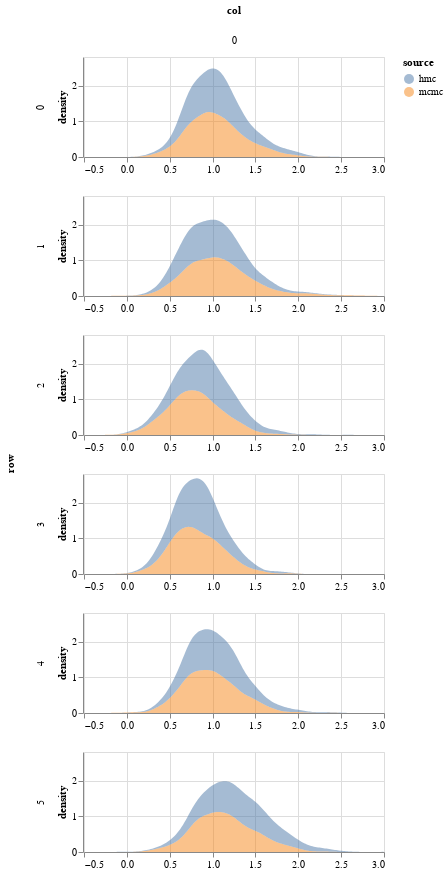

Notebook source saved alongside this figure:
### Code cell
param = 'beta'
df = get_post_df(ps_mcmc[param]) 
df['source'] = 'mcmc'

df2 = get_post_df(ps_hmc[param]) 
df2['source'] = 'hmc'

plot_density(pd.concat([df,df2]), height=100)

### Figure 1 — Vega-Lite specification as saved in the notebook (floating-point values rounded to 4 significant figures; data arrays with more than 128 entries replaced by an {"elided": "..."} marker saying what was removed)
{"config": {"view": {"continuousWidth": 400, "continuousHeight": 300}}, "data": {"name": "data-d4fbd7229f37c6d573b5093d80d73381"}, "mark": {"type": "area", "opacity": 0.5}, "encoding": {"color": {"type": "nominal", "field": "source"}, "column": {"type": "quantitative", "field": "col"}, "row": {"type": "quantitative", "field": "row"}, "x": {"type": "quantitative", "field": "value", "title": null}, "y": {"type": "quantitative", "field": "density"}}, "height": 100, "resolve": {"scale": {"x": "independent"}}, "transform": [{"fold": ["value"]}, {"density": "value", "groupby": ["cn", "row", "col", "source"]}], "width": 300, "$schema": "https://vega.github.io/schema/vega-lite/v4.8.1.json", "datasets": {"data-d4fbd7229f37c6d573b5093d80d73381": {"elided": "12000 records"}}}
